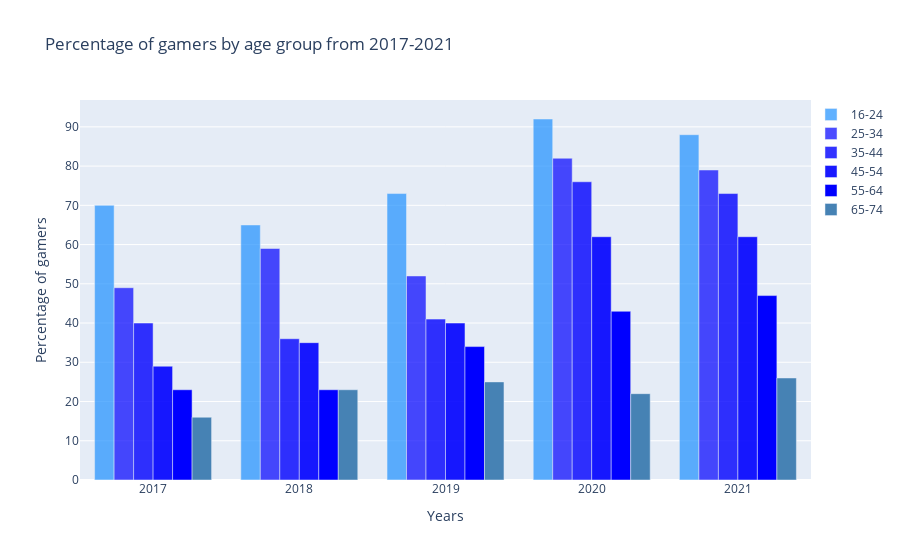

Write notebook code for a chart like this one.
### Code cell
np.random.seed(42)

x = smaller_year

plot = go.Figure(data=[
    go.Bar(
        name='16-24',
        x=x,
        y=gamer_age_161,
        marker_color='rgba(30, 144, 255, 0.7)' 
    ),
    go.Bar(
        name='25-34',
        x=x,
        y=gamer_age_251,
        marker_color='rgba(0, 0, 255, 0.7)'
    ),
    go.Bar(
        name='35-44',
        x=x,
        y=gamer_age_351,
        marker_color='rgba(0, 0, 255, 0.8)'
    ),
    go.Bar(
        name='45-54',
        x=x,
        y=gamer_age_451,
        marker_color='rgba(0, 0, 255, 0.9)'
    ),
    go.Bar(
        name='55-64',
        x=x,
        y=gamer_age_551,
        marker_color='rgba(0, 0, 255, 1.0)'
    ),
    go.Bar(
        name='65-74',
        x=x,
        y=gamer_age_651,
        marker_color='rgba(70, 130, 180, 1.0)'
    )
])

plot.update_layout(
    xaxis_title="Years",
    yaxis_title="Percentage of gamers",
    title="Percentage of gamers by age group from 2017-2021",
    legend=dict(x=1, y=1),
)

plot.show()

### Figure 1 — Plotly figure (JSON) as saved in the notebook; plotly's stock layout.template omitted (floating-point values rounded to 4 significant figures)
{"data": [{"marker": {"color": "rgba(30, 144, 255, 0.7)"}, "name": "16-24", "type": "bar", "x": [2017, 2018, 2019, 2020, 2021], "y": [70, 65, 73, 92, 88]}, {"marker": {"color": "rgba(0, 0, 255, 0.7)"}, "name": "25-34", "type": "bar", "x": [2017, 2018, 2019, 2020, 2021], "y": [49, 59, 52, 82, 79]}, {"marker": {"color": "rgba(0, 0, 255, 0.8)"}, "name": "35-44", "type": "bar", "x": [2017, 2018, 2019, 2020, 2021], "y": [40, 36, 41, 76, 73]}, {"marker": {"color": "rgba(0, 0, 255, 0.9)"}, "name": "45-54", "type": "bar", "x": [2017, 2018, 2019, 2020, 2021], "y": [29, 35, 40, 62, 62]}, {"marker": {"color": "rgba(0, 0, 255, 1.0)"}, "name": "55-64", "type": "bar", "x": [2017, 2018, 2019, 2020, 2021], "y": [23, 23, 34, 43, 47]}, {"marker": {"color": "rgba(70, 130, 180, 1.0)"}, "name": "65-74", "type": "bar", "x": [2017, 2018, 2019, 2020, 2021], "y": [16, 23, 25, 22, 26]}], "layout": {"legend": {"x": 1, "y": 1}, "title": {"text": "Percentage of gamers by age group from 2017-2021"}, "xaxis": {"title": {"text": "Years"}}, "yaxis": {"title": {"text": "Percentage of gamers"}}}}
